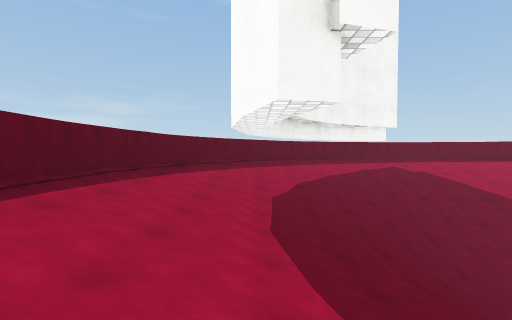
view 1 (above)

12 first-person views from a walk through a 3-D level made in the Unity game engine. The camera is 1.5 m above the floor, tilts 2° down and sees 85° across. The floor is counted in squares, 2 m on a side. Each view is taken from the middle of a square. On the plan, view 1 faces up. The plan holds only what a view shows up to about 10 squares ahead; the rest is blank. The place goes on beyond the plan. Some surface patterns are stand-ins.

view 2
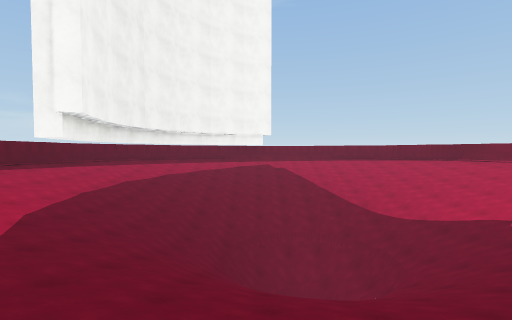

view 3
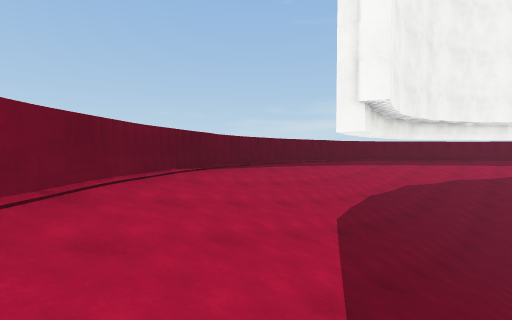

view 4
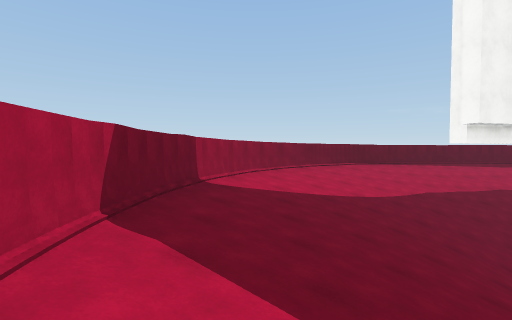

view 5
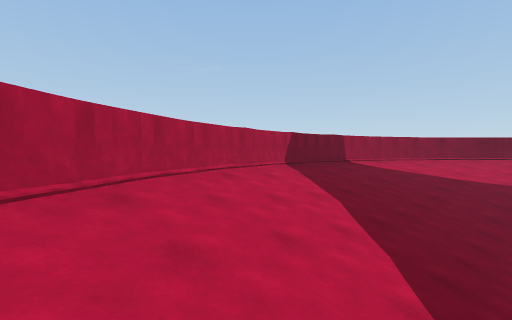

view 6
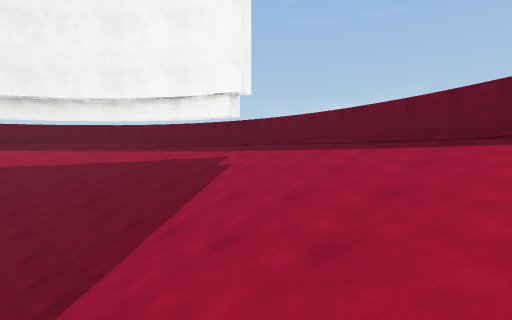

view 7
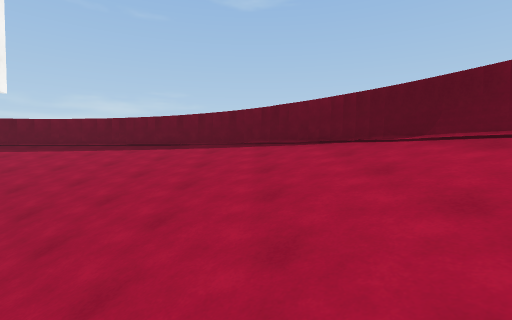

view 8
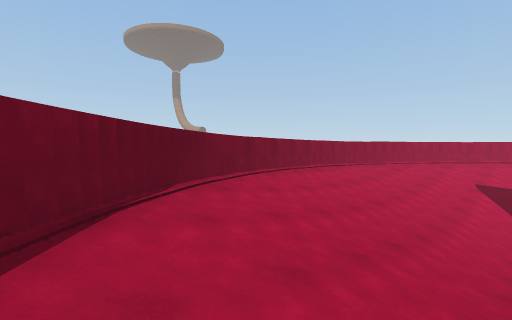

view 9
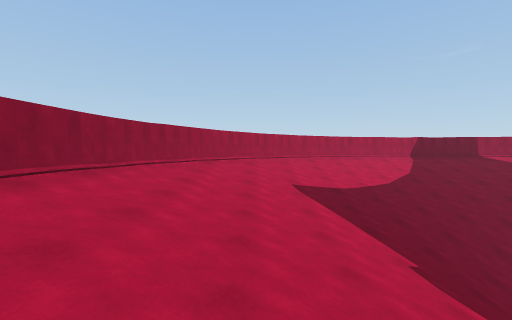

view 10
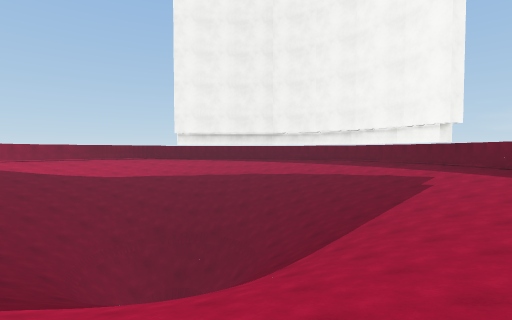

view 11
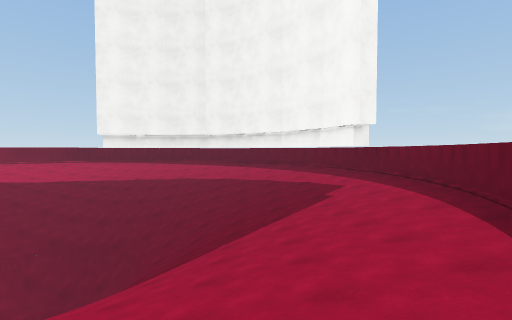

view 12
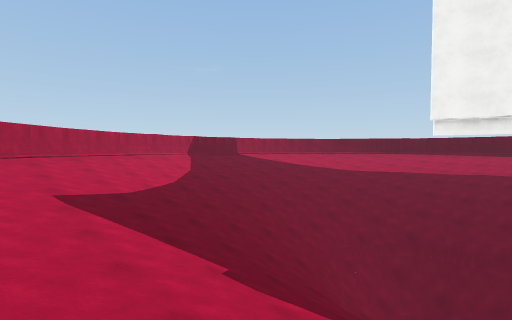

### Floor plan
Key: @ floor where view 1 was taken; # wall or solid block; . main floor; : floor 0.25 m higher than the main floor; + floor 0.5 m higher than the main floor; - floor 0.5 m lower than the main floor; / step, stairs or slope; v drop or lower ground.
Columns run from 3 left of view 1 to 16 right of it. Each row starts with its distance up from view 1.
 13       ########
 12     ###//+++/###
 11    ##///....///##
 10   ##/////--/////##
  9  ##//////////////##
  8  #////////////////#
  7  #////////////////#
  6 ##://////vv//////:##
  5 #+./////vvvv/////:/#
  4 #+.-////vvvv////-./#
  3 #+./////vvvv////-./#
  2 #/./////vvvv/////:/#
  1 ##///////////////+##
  0  #/@//////////////#
 -1  ##//////////////##
 -2   #//////////////#
 -3   ##/////--/////##
 -4    ###/+::::+/###
 -5      ####//####
 -6         ####

Positions as (right, up) in squares from view 1, and headings:
1: (0, 0), facing up
2: (5, -4), facing up
3: (3, -3), facing up-left
4: (9, -4), facing left
5: (12, -1), facing down-left
6: (11, 7), facing up-left
7: (12, 5), facing up
8: (11, 10), facing down-right
9: (13, 6), facing down
10: (14, 6), facing left
11: (13, 9), facing left
12: (13, 5), facing down-left
